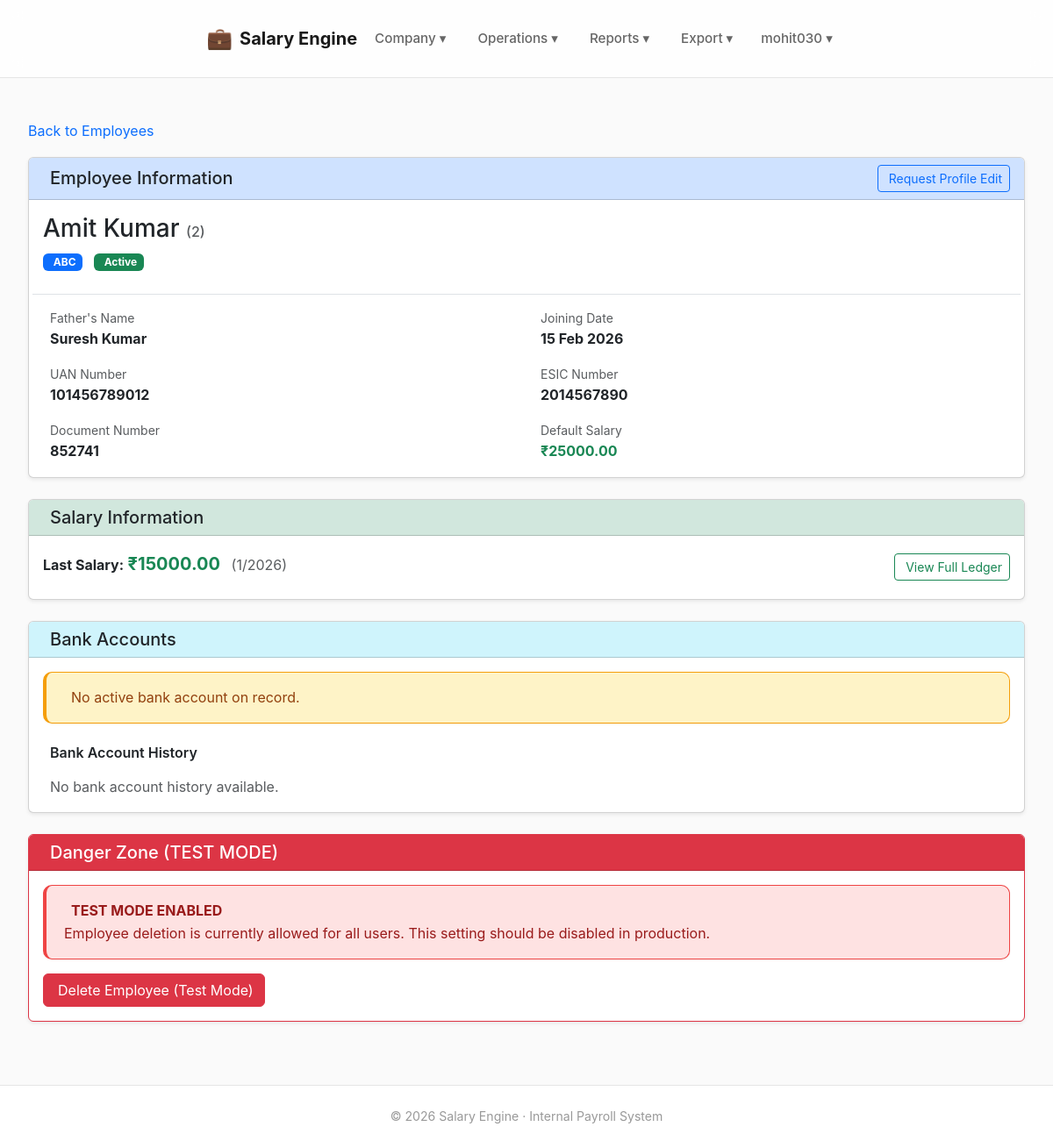
Before: /employees/2/ (signed in) with the older database file.
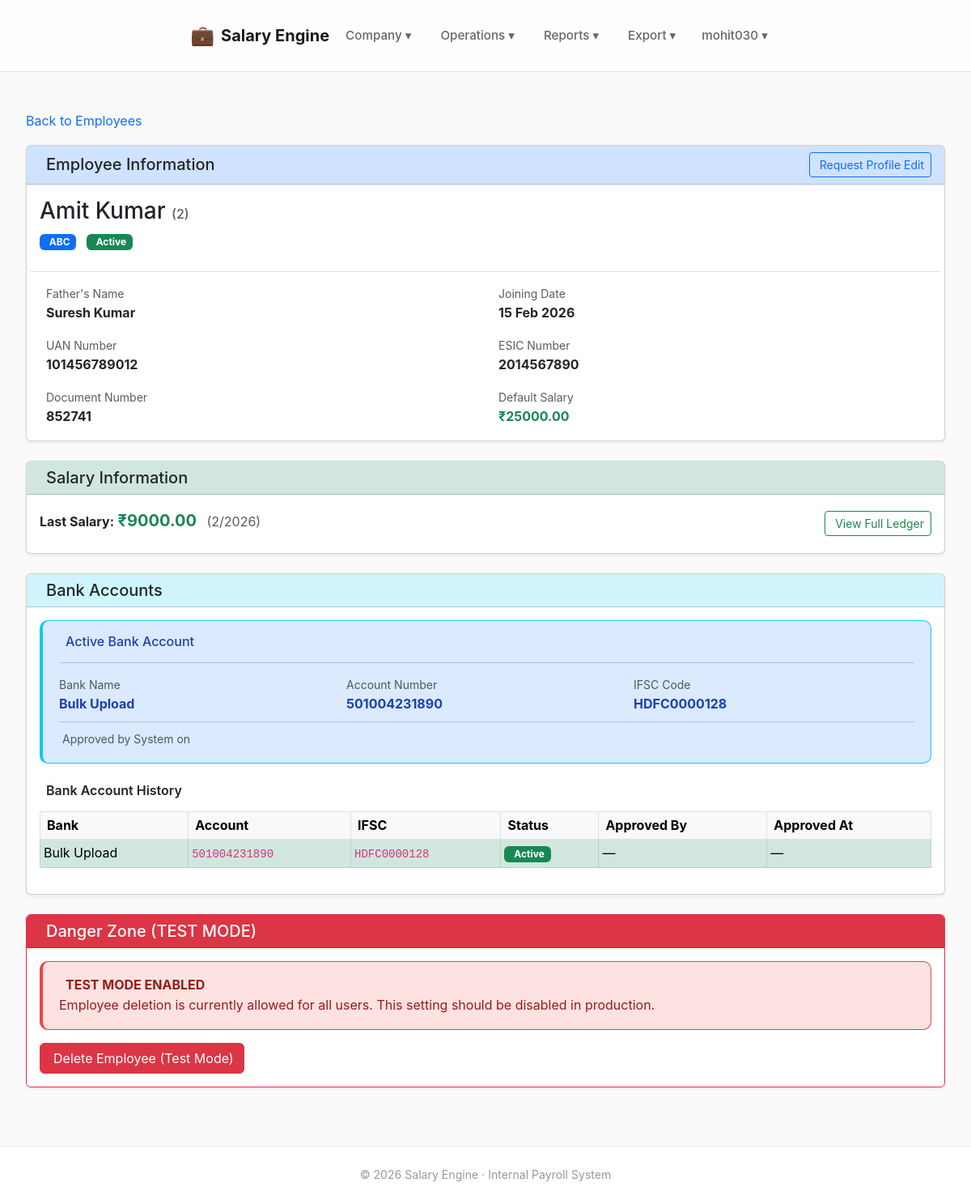
After: the same page with the newer database file.
### payroll/models.py (models this page shows, shortened)
class SalaryTransaction(models.Model):
    STATUS_CHOICES =[
        ("DRAFT", "Draft"),
        ("READY", "Ready for Export"),
        ("EXPORTED", "Exported to Bank"),
        ("COMPLETED", "Completed"),
        ("REVERSED", "Reversed"),
        ("PENDING", "Pending"),
        ("HOLD", "Hold"),
        ("PROCESSED", "Processed"),
        ("FAILED", "Failed"),
        ("CANCELLED", "Cancelled"),
    ]
    batch = models.ForeignKey(
        SalaryBatch,
        on_delete=models.CASCADE,
        related_name="transactions"
    )
    employee = models.ForeignKey(
        Employee,
        on_delete=models.CASCADE,
        related_name="salary_transactions"
    )
    salary_amount = models.DecimalField(
        max_digits=10,
        decimal_places=2
    )
    account_number = models.CharField(
        max_length=30,
        null=True,
        blank=True
    )
    ifsc = models.CharField(
        max_length=15,
        null=True,
        blank=True
    )
    status = models.CharField(
        max_length=20,
        choices=STATUS_CHOICES,
        default="PENDING"
    )
    hold_reason = models.CharField(
        max_length=255,
        null=True,
        blank=True
    )
    failure_reason = models.CharField(
        max_length=255,
        null=True,
        blank=True
    )
    utr = models.CharField(
        max_length=100,
        null=True,
        blank=True
    )
    bank_response_at = models.DateTimeField(
        null=True,
        blank=True
    )
    created_at = models.DateTimeField(auto_now_add=True)
    class Meta:
        unique_together = ("batch", "employee")
        indexes = [
            models.Index(fields=["employee"]),
            models.Index(fields=["batch"]),
            models.Index(fields=["status"]),
        ]
        ordering = ["-created_at"]

class SalaryBatch(models.Model):
    STATUS_CHOICES = [
        ("DRAFT", "Draft"),
        ("EXPORTED", "Exported to Bank"),
        ("COMPLETED", "Completed"),
        ("REVERSED", "Reversed"),
    ]
    company = models.ForeignKey(Company, on_delete=models.CASCADE)
    month = models.PositiveIntegerField()
    year = models.PositiveIntegerField()
    status = models.CharField(
        max_length=20,
        choices=STATUS_CHOICES,
        default="DRAFT"
    )
    reversal_reason = models.TextField(
        null=True,
        blank=True,
        help_text="Reason for reversing this batch (admin only)"
    )
    created_at = models.DateTimeField(auto_now_add=True)
    class Meta:
        unique_together = ("company", "month", "year")
        ordering = ["-year", "-month"]

### banking/models.py (models this page shows, shortened)
class EmployeeBankAccount(models.Model):
    employee = models.ForeignKey(
        Employee,
        on_delete=models.CASCADE,
        related_name="bank_accounts"
    )
    bank_name = models.CharField(max_length=200)
    account_number = models.CharField(max_length=30)
    ifsc = models.CharField(max_length=11)
    effective_from_month = models.DateField()
    is_active = models.BooleanField(default=True)
    approved_by = models.ForeignKey(
        User,
        null=True,
        blank=True,
        on_delete=models.SET_NULL
    )
    approved_at = models.DateTimeField(null=True, blank=True)
    class Meta:
        ordering = ["-effective_from_month"]
        constraints = [
            models.UniqueConstraint(
                fields=["employee", "account_number"],
                condition=Q(is_active=True),
                name="unique_active_bank_account_per_employee"
            )
        ]
        indexes = [
            models.Index(fields=["employee", "is_active"]),
        ]

### employees/views.py (the view, shortened to what this page needs)
# urls.py: path("<int:employee_id>/", employee_profile, name="employee_profile"),
@login_required
def employee_profile(request, employee_id):
    employee = get_object_or_404(Employee, id=employee_id)
    bank_form = BankChangeRequestForm()
    latest_salary = SalaryTransaction.objects.filter(
        employee=employee
    ).order_by("-created_at").first()
    bank_accounts = EmployeeBankAccount.objects.filter(
        employee=employee
    ).order_by("-is_active", "-approved_at")
    active_account = bank_accounts.filter(is_active=True).first()
    audit_logs = AuditLog.objects.filter(
        description__icontains=employee.emp_code
    ).order_by("-created_at")
    pending_changes = employee.change_requests.filter(status="PENDING")
    context = {
        "employee": employee,
        "latest_salary": latest_salary,
        "bank_accounts": bank_accounts,
        "active_account": active_account,
        "audit_logs": audit_logs,
        "pending_changes": pending_changes,
        "bank_form": bank_form,
    }
    return render(
        request,
        "employees/employee_profile.html",
        context,
    )

### dashboard/context_processors.py (called while the page is built)
def approval_badges(request):
    if not request.user.is_authenticated or not request.user.is_staff:
        return {}
    return {
        "approval_badges": {
            "employee_drafts": EmployeeDraft.objects.filter(status="PENDING").count(),
            "employee_changes": EmployeeChangeRequest.objects.filter(status="PENDING").count(),
            "bank_changes": BankChangeRequest.objects.filter(status="PENDING").count(),
        }
    }

### templates/employees/employee_profile.html (shortened to what the changed rows need)
{% extends "base.html" %}
{% block content %}
{% with DELETE_ENABLED=True %}
<div class="card mb-4 shadow-sm">
  <div class="card-body">
    {% if latest_salary %}
      <div class="row align-items-center">
        <div class="col-md-8">
          <p class="mb-2">
            <strong>Last Salary:</strong>
            <span class="fs-5 text-success fw-bold">₹{{ latest_salary.salary_amount|floatformat:2 }}</span>
            <span class="text-muted ms-2">
              ({{ latest_salary.batch.month }}/{{ latest_salary.batch.year }})
            </span>
          </p>
        </div>
        <div class="col-md-4 text-md-end">
          <a href="{% url 'dashboard:employee_salary_ledger' employee.id %}"
             class="btn btn-sm btn-outline-success">
            View Full Ledger
          </a>
        </div>
      </div>
    {% else %}
      <div class="alert alert-warning mb-0">
        <i class="bi bi-exclamation-triangle me-2"></i>No salary records found.
      </div>
    {% endif %}
  </div>
</div>
<div class="card mb-4 shadow-sm">
  <div class="card-body">
    {% if active_account %}
      <div class="alert alert-info border-info mb-3">
        <h6 class="alert-heading">
          Active Bank Account
        </h6>
        <hr>
        <div class="row g-2">
          <div class="col-md-4">
            <small class="text-muted d-block">Bank Name</small>
            <strong>{{ active_account.bank_name }}</strong>
          </div>
          <div class="col-md-4">
            <small class="text-muted d-block">Account Number</small>
            <strong>{{ active_account.account_number }}</strong>
          </div>
          <div class="col-md-4">
            <small class="text-muted d-block">IFSC Code</small>
            <strong>{{ active_account.ifsc }}</strong>
          </div>
        </div>
        <hr class="my-2">
        <small class="text-muted">
          Approved by {{ active_account.approved_by|default:"System" }}
          on {{ active_account.approved_at|date:"d M Y" }}
        </small>
      </div>
    {% else %}
      <div class="alert alert-warning mb-3">
        No active bank account on record.
      </div>
    {% endif %}
    <h6 class="mt-4 mb-3 fw-semibold">
      Bank Account History
    </h6>
    {% if bank_accounts %}
      <div class="table-responsive">
        <table class="table table-sm table-hover table-bordered align-middle">
          <thead class="table-light">
            <tr>
              <th scope="col">Bank</th>
              <th scope="col">Account</th>
              <th scope="col">IFSC</th>
              <th scope="col">Status</th>
              <th scope="col">Approved By</th>
              <th scope="col">Approved At</th>
            </tr>
          </thead>
          <tbody>
            {% for acc in bank_accounts %}
              <tr{% if acc.is_active %} class="table-success"{% endif %}>
                <td>{{ acc.bank_name }}</td>
                <td><code>{{ acc.account_number }}</code></td>
                <td><code>{{ acc.ifsc }}</code></td>
                <td>
                  {% if acc.is_active %}
                    <span class="badge bg-success">
                      Active
                    </span>
                  {% else %}
                    <span class="badge bg-secondary">
                      <i class="bi bi-dash-circle me-1"></i>Inactive
                    </span>
                  {% endif %}
                </td>
                <td>{{ acc.approved_by|default:"—" }}</td>
                <td>{{ acc.approved_at|date:"d M Y"|default:"—" }}</td>
              </tr>
            {% endfor %}
          </tbody>
        </table>
      </div>
    {% else %}
      <p class="text-muted mb-0">
        No bank account history available.
      </p>
    {% endif %}
  </div>
</div>
{% endwith %}
{% endblock %}

Changed rows visible on the page:
no longer on this page (row edited): SalaryTransaction: salary_amount "15000.00", batch.month "1", batch.year "2026"
added SalaryTransaction: salary_amount "9000.00", batch.month "2", batch.year "2026"
added EmployeeBankAccount: bank_name "Bulk Upload", account_number "501004231890", ifsc "HDFC0000128", approved_by "System", is_active "Active", approved_by "—", approved_at "—"
Other visible differences:
text no longer shown: "No active bank account on record. No bank account history available."
text now shown: "Active Bank Account Bank Name Account Number IFSC Code Approved by on Bank Account IFSC Status Approved By Approved At"
